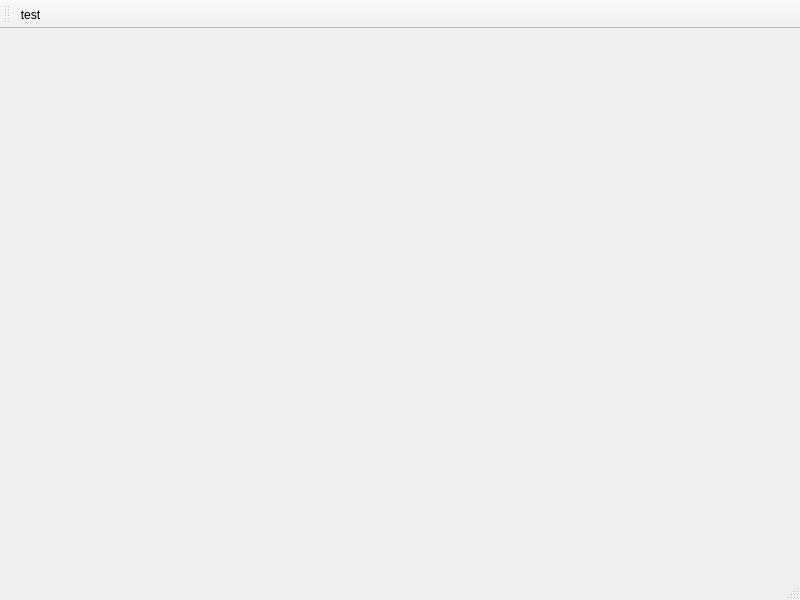
<?xml version="1.0" encoding="UTF-8"?>
<ui version="4.0">
 <class>StandardItemWindow</class>
 <widget class="QMainWindow" name="StandardItemWindow">
  <property name="geometry">
   <rect>
    <x>0</x>
    <y>0</y>
    <width>800</width>
    <height>600</height>
   </rect>
  </property>
  <property name="windowTitle">
   <string>MainWindow</string>
  </property>
  <widget class="QWidget" name="centralwidget"/>
  <widget class="QMenuBar" name="menubar">
   <property name="geometry">
    <rect>
     <x>0</x>
     <y>0</y>
     <width>800</width>
     <height>26</height>
    </rect>
   </property>
  </widget>
  <widget class="QStatusBar" name="statusbar"/>
  <widget class="QToolBar" name="toolBar">
   <property name="windowTitle">
    <string>toolBar</string>
   </property>
   <attribute name="toolBarArea">
    <enum>TopToolBarArea</enum>
   </attribute>
   <attribute name="toolBarBreak">
    <bool>false</bool>
   </attribute>
   <addaction name="actiontest"/>
  </widget>
  <action name="actiontest">
   <property name="icon">
    <iconset resource="icon.qrc">
     <normaloff>:/icon/icon/T-left4.png</normaloff>:/icon/icon/T-left4.png</iconset>
   </property>
   <property name="text">
    <string>test</string>
   </property>
   <property name="toolTip">
    <string>&lt;html&gt;&lt;head/&gt;&lt;body&gt;&lt;p&gt;test23&lt;/p&gt;&lt;/body&gt;&lt;/html&gt;</string>
   </property>
  </action>
 </widget>
 <resources>
  <include location="icon.qrc"/>
 </resources>
 <connections/>
</ui>
